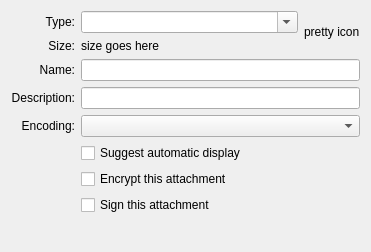
<?xml version="1.0" encoding="UTF-8"?>
<ui version="4.0">
 <class>AttachmentPropertiesDialog</class>
 <widget class="QWidget" name="AttachmentPropertiesDialog">
  <property name="geometry">
   <rect>
    <x>0</x>
    <y>0</y>
    <width>371</width>
    <height>252</height>
   </rect>
  </property>
  <layout class="QVBoxLayout" name="verticalLayout">
   <item>
    <layout class="QGridLayout" name="gridLayout">
     <item row="0" column="0">
      <layout class="QHBoxLayout" name="horizontalLayout">
       <item>
        <widget class="QLabel" name="label">
         <property name="sizePolicy">
          <sizepolicy hsizetype="Minimum" vsizetype="Preferred">
           <horstretch>0</horstretch>
           <verstretch>0</verstretch>
          </sizepolicy>
         </property>
         <property name="text">
          <string comment="MIME type of this attachment">Type:</string>
         </property>
         <property name="alignment">
          <set>Qt::AlignRight|Qt::AlignTrailing|Qt::AlignVCenter</set>
         </property>
         <property name="buddy">
          <cstring>mimeType</cstring>
         </property>
        </widget>
       </item>
      </layout>
     </item>
     <item row="0" column="1">
      <widget class="KComboBox" name="mimeType">
       <property name="sizePolicy">
        <sizepolicy hsizetype="Expanding" vsizetype="Fixed">
         <horstretch>0</horstretch>
         <verstretch>0</verstretch>
        </sizepolicy>
       </property>
       <property name="editable">
        <bool>true</bool>
       </property>
      </widget>
     </item>
     <item row="0" column="2" rowspan="2">
      <widget class="QLabel" name="mimeIcon">
       <property name="text">
        <string notr="true">pretty icon</string>
       </property>
      </widget>
     </item>
     <item row="1" column="0">
      <layout class="QHBoxLayout" name="horizontalLayout_2">
       <item>
        <widget class="QLabel" name="label_2">
         <property name="sizePolicy">
          <sizepolicy hsizetype="Minimum" vsizetype="Preferred">
           <horstretch>0</horstretch>
           <verstretch>0</verstretch>
          </sizepolicy>
         </property>
         <property name="text">
          <string comment="size of the attachment">Size:</string>
         </property>
         <property name="alignment">
          <set>Qt::AlignRight|Qt::AlignTrailing|Qt::AlignVCenter</set>
         </property>
        </widget>
       </item>
      </layout>
     </item>
     <item row="1" column="1">
      <widget class="QLabel" name="size">
       <property name="text">
        <string notr="true">size goes here</string>
       </property>
      </widget>
     </item>
     <item row="2" column="0">
      <layout class="QHBoxLayout" name="horizontalLayout_3">
       <item>
        <widget class="QLabel" name="label_3">
         <property name="sizePolicy">
          <sizepolicy hsizetype="Minimum" vsizetype="Preferred">
           <horstretch>0</horstretch>
           <verstretch>0</verstretch>
          </sizepolicy>
         </property>
         <property name="text">
          <string comment="file name of the attachment">Name:</string>
         </property>
         <property name="alignment">
          <set>Qt::AlignRight|Qt::AlignTrailing|Qt::AlignVCenter</set>
         </property>
         <property name="buddy">
          <cstring>name</cstring>
         </property>
        </widget>
       </item>
      </layout>
     </item>
     <item row="2" column="1" colspan="2">
      <widget class="KLineEdit" name="name">
       <property name="showClearButton" stdset="0">
        <bool>false</bool>
       </property>
      </widget>
     </item>
     <item row="3" column="0">
      <layout class="QHBoxLayout" name="horizontalLayout_4">
       <item>
        <widget class="QLabel" name="label_4">
         <property name="sizePolicy">
          <sizepolicy hsizetype="Minimum" vsizetype="Preferred">
           <horstretch>0</horstretch>
           <verstretch>0</verstretch>
          </sizepolicy>
         </property>
         <property name="text">
          <string comment="description of the attachment">Description:</string>
         </property>
         <property name="alignment">
          <set>Qt::AlignRight|Qt::AlignTrailing|Qt::AlignVCenter</set>
         </property>
         <property name="buddy">
          <cstring>description</cstring>
         </property>
        </widget>
       </item>
      </layout>
     </item>
     <item row="3" column="1" colspan="2">
      <widget class="KLineEdit" name="description">
       <property name="showClearButton" stdset="0">
        <bool>true</bool>
       </property>
      </widget>
     </item>
     <item row="4" column="0">
      <layout class="QHBoxLayout" name="horizontalLayout_5">
       <item>
        <widget class="QLabel" name="label_5">
         <property name="sizePolicy">
          <sizepolicy hsizetype="Minimum" vsizetype="Preferred">
           <horstretch>0</horstretch>
           <verstretch>0</verstretch>
          </sizepolicy>
         </property>
         <property name="text">
          <string comment="encoding of the attachment">Encoding:</string>
         </property>
         <property name="alignment">
          <set>Qt::AlignRight|Qt::AlignTrailing|Qt::AlignVCenter</set>
         </property>
         <property name="buddy">
          <cstring>encoding</cstring>
         </property>
        </widget>
       </item>
      </layout>
     </item>
     <item row="4" column="1" colspan="2">
      <widget class="KComboBox" name="encoding"/>
     </item>
     <item row="5" column="1" colspan="2">
      <widget class="QCheckBox" name="autoDisplay">
       <property name="text">
        <string>Suggest automatic display</string>
       </property>
      </widget>
     </item>
     <item row="6" column="1" colspan="2">
      <widget class="QCheckBox" name="encrypt">
       <property name="text">
        <string>Encrypt this attachment</string>
       </property>
      </widget>
     </item>
     <item row="7" column="1" colspan="2">
      <widget class="QCheckBox" name="sign">
       <property name="text">
        <string>Sign this attachment</string>
       </property>
      </widget>
     </item>
    </layout>
   </item>
   <item>
    <spacer name="verticalSpacer">
     <property name="orientation">
      <enum>Qt::Vertical</enum>
     </property>
     <property name="sizeHint" stdset="0">
      <size>
       <width>20</width>
       <height>31</height>
      </size>
     </property>
    </spacer>
   </item>
  </layout>
 </widget>
 <customwidgets>
  <customwidget>
   <class>KLineEdit</class>
   <extends>QLineEdit</extends>
   <header>klineedit.h</header>
  </customwidget>
  <customwidget>
   <class>KComboBox</class>
   <extends>QComboBox</extends>
   <header>kcombobox.h</header>
  </customwidget>
 </customwidgets>
 <resources/>
 <connections/>
</ui>
